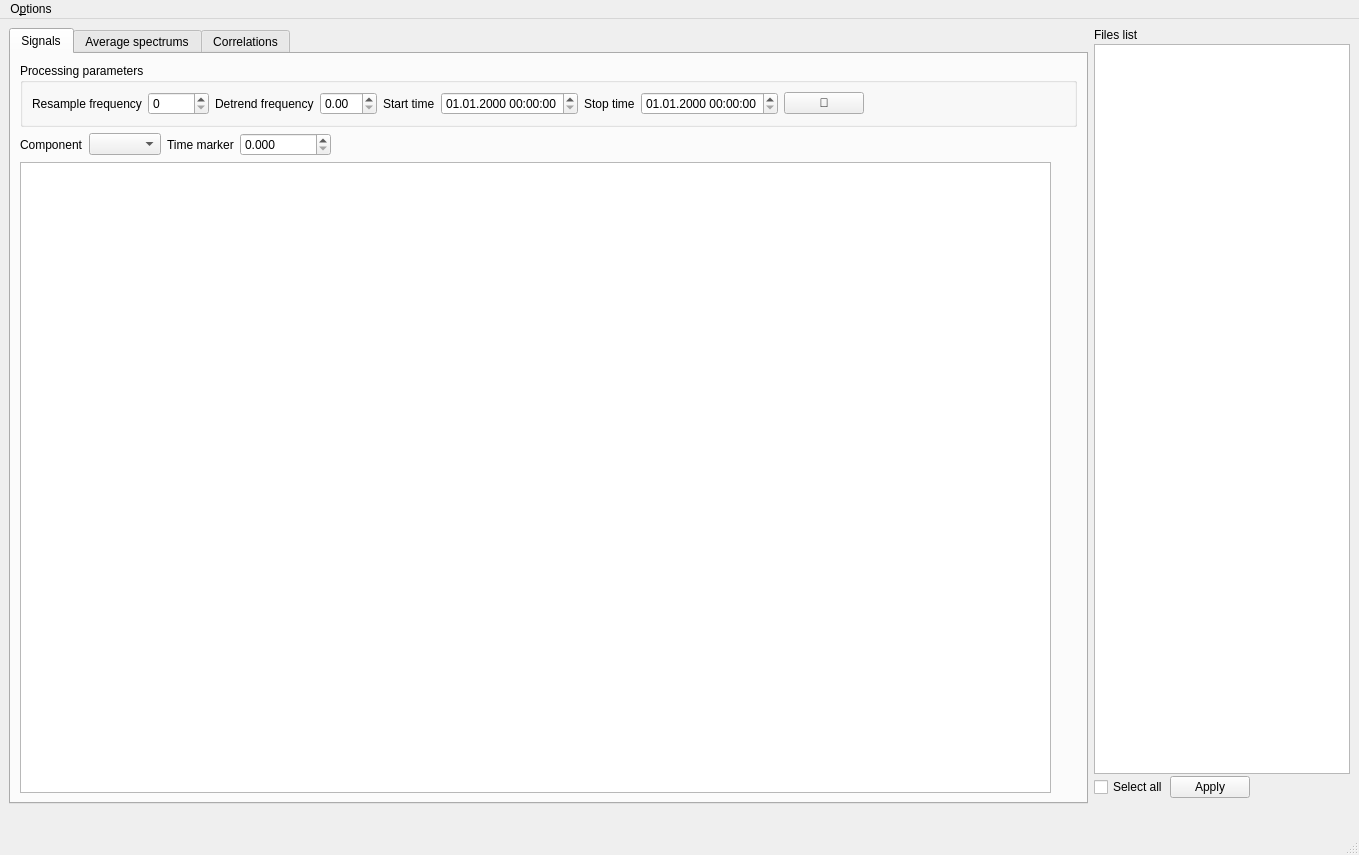
<?xml version="1.0" encoding="UTF-8"?>
<ui version="4.0">
 <class>MainWindow</class>
 <widget class="QMainWindow" name="MainWindow">
  <property name="windowModality">
   <enum>Qt::ApplicationModal</enum>
  </property>
  <property name="geometry">
   <rect>
    <x>0</x>
    <y>0</y>
    <width>1359</width>
    <height>855</height>
   </rect>
  </property>
  <property name="windowTitle">
   <string>Revise Viewer</string>
  </property>
  <widget class="QWidget" name="centralwidget">
   <layout class="QGridLayout" name="gridLayout_2">
    <item row="0" column="2" rowspan="2" colspan="3">
     <widget class="QTabWidget" name="tabWidget">
      <property name="currentIndex">
       <number>0</number>
      </property>
      <widget class="QWidget" name="tab">
       <attribute name="title">
        <string>Signals</string>
       </attribute>
       <layout class="QGridLayout" name="gridLayout_3">
        <item row="0" column="0" colspan="2">
         <widget class="QGroupBox" name="groupBox">
          <property name="title">
           <string>Processing parameters</string>
          </property>
          <layout class="QHBoxLayout" name="horizontalLayout_3">
           <item>
            <widget class="QLabel" name="label_6">
             <property name="text">
              <string>Resample frequency</string>
             </property>
            </widget>
           </item>
           <item>
            <widget class="QSpinBox" name="sbResampleFrequency">
             <property name="maximum">
              <number>10000</number>
             </property>
            </widget>
           </item>
           <item>
            <widget class="QLabel" name="label_13">
             <property name="text">
              <string>Detrend frequency</string>
             </property>
            </widget>
           </item>
           <item>
            <widget class="QDoubleSpinBox" name="sbDentendEdge"/>
           </item>
           <item>
            <widget class="QLabel" name="label_4">
             <property name="text">
              <string>Start time</string>
             </property>
            </widget>
           </item>
           <item>
            <widget class="QDateTimeEdit" name="dtStartTime">
             <property name="displayFormat">
              <string>dd.MM.yyyy HH:mm:ss</string>
             </property>
            </widget>
           </item>
           <item>
            <widget class="QLabel" name="label_5">
             <property name="text">
              <string>Stop time</string>
             </property>
            </widget>
           </item>
           <item>
            <widget class="QDateTimeEdit" name="dtStopTime">
             <property name="displayFormat">
              <string>dd.MM.yyyy HH:mm:ss</string>
             </property>
            </widget>
           </item>
           <item>
            <widget class="QPushButton" name="bUpdateSignalData">
             <property name="text">
              <string>🔄</string>
             </property>
            </widget>
           </item>
           <item>
            <spacer name="horizontalSpacer_9">
             <property name="orientation">
              <enum>Qt::Horizontal</enum>
             </property>
             <property name="sizeHint" stdset="0">
              <size>
               <width>40</width>
               <height>20</height>
              </size>
             </property>
            </spacer>
           </item>
          </layout>
         </widget>
        </item>
        <item row="2" column="0" rowspan="2">
         <widget class="PlotWidget" name="signalsPlot"/>
        </item>
        <item row="1" column="0" colspan="2">
         <layout class="QHBoxLayout" name="horizontalLayout_5">
          <item>
           <widget class="QLabel" name="label_2">
            <property name="text">
             <string>Component</string>
            </property>
           </widget>
          </item>
          <item>
           <widget class="QComboBox" name="cbSignalComponents"/>
          </item>
          <item>
           <widget class="QLabel" name="label_3">
            <property name="text">
             <string>Time marker</string>
            </property>
           </widget>
          </item>
          <item>
           <widget class="QDoubleSpinBox" name="sbSignalTimeMarker">
            <property name="decimals">
             <number>3</number>
            </property>
            <property name="maximum">
             <double>99990000.000000000000000</double>
            </property>
           </widget>
          </item>
          <item>
           <spacer name="horizontalSpacer_6">
            <property name="orientation">
             <enum>Qt::Horizontal</enum>
            </property>
            <property name="sizeHint" stdset="0">
             <size>
              <width>40</width>
              <height>20</height>
             </size>
            </property>
           </spacer>
          </item>
         </layout>
        </item>
        <item row="2" column="1">
         <spacer name="verticalSpacer">
          <property name="orientation">
           <enum>Qt::Vertical</enum>
          </property>
          <property name="sizeHint" stdset="0">
           <size>
            <width>20</width>
            <height>40</height>
           </size>
          </property>
         </spacer>
        </item>
       </layout>
      </widget>
      <widget class="QWidget" name="tab_2">
       <attribute name="title">
        <string>Average spectrums</string>
       </attribute>
       <layout class="QGridLayout" name="gridLayout">
        <item row="4" column="0">
         <widget class="GraphicsLayoutWidget" name="spectrumsPlot"/>
        </item>
        <item row="1" column="0">
         <widget class="QGroupBox" name="groupBox_5">
          <property name="title">
           <string>Visualization parameters</string>
          </property>
          <layout class="QHBoxLayout" name="horizontalLayout_4">
           <item>
            <widget class="QLabel" name="label_10">
             <property name="text">
              <string>Minimal frequency</string>
             </property>
            </widget>
           </item>
           <item>
            <widget class="QDoubleSpinBox" name="sbMinVisualFrequency">
             <property name="maximum">
              <double>1000.000000000000000</double>
             </property>
            </widget>
           </item>
           <item>
            <widget class="QLabel" name="label_11">
             <property name="text">
              <string>Maximal frequency</string>
             </property>
            </widget>
           </item>
           <item>
            <widget class="QDoubleSpinBox" name="sbMaxVisualFrequency">
             <property name="maximum">
              <double>1000.000000000000000</double>
             </property>
             <property name="value">
              <double>10.000000000000000</double>
             </property>
            </widget>
           </item>
           <item>
            <widget class="QRadioButton" name="rbOriginalSpectrums">
             <property name="text">
              <string>O&amp;riginal</string>
             </property>
            </widget>
           </item>
           <item>
            <widget class="QRadioButton" name="rbSmoothSpectrums">
             <property name="text">
              <string>S&amp;mooth</string>
             </property>
             <property name="checked">
              <bool>true</bool>
             </property>
            </widget>
           </item>
           <item>
            <spacer name="horizontalSpacer_3">
             <property name="orientation">
              <enum>Qt::Horizontal</enum>
             </property>
             <property name="sizeHint" stdset="0">
              <size>
               <width>40</width>
               <height>20</height>
              </size>
             </property>
            </spacer>
           </item>
          </layout>
         </widget>
        </item>
        <item row="0" column="0">
         <widget class="QGroupBox" name="groupBox_3">
          <property name="title">
           <string>Processing parameters</string>
          </property>
          <layout class="QHBoxLayout" name="horizontalLayout_8">
           <item>
            <widget class="QLabel" name="label_9">
             <property name="text">
              <string>Window size</string>
             </property>
            </widget>
           </item>
           <item>
            <widget class="QSpinBox" name="sbWindowSize">
             <property name="maximum">
              <number>100000</number>
             </property>
             <property name="value">
              <number>8192</number>
             </property>
            </widget>
           </item>
           <item>
            <widget class="QLabel" name="label_12">
             <property name="text">
              <string>Overlap size</string>
             </property>
            </widget>
           </item>
           <item>
            <widget class="QSpinBox" name="sbOverlapSize">
             <property name="maximum">
              <number>100000</number>
             </property>
             <property name="value">
              <number>4096</number>
             </property>
            </widget>
           </item>
           <item>
            <widget class="QLabel" name="label_7">
             <property name="text">
              <string>Marmett filter</string>
             </property>
            </widget>
           </item>
           <item>
            <widget class="QSpinBox" name="sbMarmettFilter">
             <property name="minimum">
              <number>1</number>
             </property>
             <property name="maximum">
              <number>999</number>
             </property>
             <property name="singleStep">
              <number>2</number>
             </property>
             <property name="value">
              <number>7</number>
             </property>
            </widget>
           </item>
           <item>
            <widget class="QLabel" name="label_8">
             <property name="text">
              <string>Median filter</string>
             </property>
            </widget>
           </item>
           <item>
            <widget class="QSpinBox" name="sbMedianFilter">
             <property name="minimum">
              <number>1</number>
             </property>
             <property name="maximum">
              <number>999</number>
             </property>
             <property name="singleStep">
              <number>2</number>
             </property>
             <property name="value">
              <number>7</number>
             </property>
            </widget>
           </item>
           <item>
            <widget class="QPushButton" name="bLoadSpectrums">
             <property name="text">
              <string>🔄</string>
             </property>
            </widget>
           </item>
           <item>
            <spacer name="horizontalSpacer_7">
             <property name="orientation">
              <enum>Qt::Horizontal</enum>
             </property>
             <property name="sizeHint" stdset="0">
              <size>
               <width>40</width>
               <height>20</height>
              </size>
             </property>
            </spacer>
           </item>
          </layout>
         </widget>
        </item>
        <item row="2" column="0">
         <layout class="QHBoxLayout" name="horizontalLayout_10">
          <item>
           <widget class="QLabel" name="label_14">
            <property name="text">
             <string>Component</string>
            </property>
           </widget>
          </item>
          <item>
           <widget class="QComboBox" name="cbSpectrumComponents"/>
          </item>
          <item>
           <spacer name="horizontalSpacer_8">
            <property name="orientation">
             <enum>Qt::Horizontal</enum>
            </property>
            <property name="sizeHint" stdset="0">
             <size>
              <width>40</width>
              <height>20</height>
             </size>
            </property>
           </spacer>
          </item>
         </layout>
        </item>
       </layout>
      </widget>
      <widget class="QWidget" name="tab_3">
       <attribute name="title">
        <string>Correlations</string>
       </attribute>
       <layout class="QGridLayout" name="gridLayout_4">
        <item row="0" column="0" colspan="2">
         <widget class="QGroupBox" name="groupBox_4">
          <property name="title">
           <string>Processing parameters</string>
          </property>
          <layout class="QHBoxLayout" name="horizontalLayout_11">
           <item>
            <widget class="QLabel" name="label_15">
             <property name="text">
              <string>Minimal frequency</string>
             </property>
            </widget>
           </item>
           <item>
            <widget class="QDoubleSpinBox" name="sbMinCorrelationFrequency">
             <property name="maximum">
              <double>1000.000000000000000</double>
             </property>
            </widget>
           </item>
           <item>
            <widget class="QLabel" name="label_16">
             <property name="text">
              <string>Maximal frequency</string>
             </property>
            </widget>
           </item>
           <item>
            <widget class="QDoubleSpinBox" name="sbMaxCorrelationFrequency">
             <property name="maximum">
              <double>1000.000000000000000</double>
             </property>
             <property name="value">
              <double>10.000000000000000</double>
             </property>
            </widget>
           </item>
           <item>
            <widget class="QCheckBox" name="cbUsingSmooth">
             <property name="text">
              <string>using smooth spectrums</string>
             </property>
             <property name="checked">
              <bool>true</bool>
             </property>
            </widget>
           </item>
           <item>
            <widget class="QPushButton" name="bLoadCorrelations">
             <property name="text">
              <string>🔄</string>
             </property>
            </widget>
           </item>
           <item>
            <spacer name="horizontalSpacer">
             <property name="orientation">
              <enum>Qt::Horizontal</enum>
             </property>
             <property name="sizeHint" stdset="0">
              <size>
               <width>40</width>
               <height>20</height>
              </size>
             </property>
            </spacer>
           </item>
          </layout>
         </widget>
        </item>
        <item row="1" column="0" colspan="2">
         <layout class="QHBoxLayout" name="horizontalLayout_12">
          <item>
           <widget class="QLabel" name="label_17">
            <property name="text">
             <string>Component</string>
            </property>
           </widget>
          </item>
          <item>
           <widget class="QComboBox" name="cbCorrelationComponents"/>
          </item>
          <item>
           <spacer name="horizontalSpacer_2">
            <property name="orientation">
             <enum>Qt::Horizontal</enum>
            </property>
            <property name="sizeHint" stdset="0">
             <size>
              <width>40</width>
              <height>20</height>
             </size>
            </property>
           </spacer>
          </item>
         </layout>
        </item>
        <item row="2" column="0" colspan="2">
         <widget class="GraphicsLayoutWidget" name="correlationsPlot"/>
        </item>
       </layout>
      </widget>
     </widget>
    </item>
    <item row="0" column="5" colspan="2">
     <layout class="QVBoxLayout" name="verticalLayout">
      <property name="spacing">
       <number>2</number>
      </property>
      <property name="sizeConstraint">
       <enum>QLayout::SetDefaultConstraint</enum>
      </property>
      <item>
       <widget class="QLabel" name="label">
        <property name="text">
         <string>Files list</string>
        </property>
       </widget>
      </item>
      <item>
       <layout class="QHBoxLayout" name="horizontalLayout">
        <item>
         <widget class="QListWidget" name="lFilesList">
          <property name="acceptDrops">
           <bool>false</bool>
          </property>
         </widget>
        </item>
       </layout>
      </item>
      <item>
       <layout class="QHBoxLayout" name="horizontalLayout_2">
        <item>
         <widget class="QCheckBox" name="cbSelectAll">
          <property name="text">
           <string>Select all</string>
          </property>
         </widget>
        </item>
        <item>
         <widget class="QPushButton" name="bApply">
          <property name="text">
           <string>Apply</string>
          </property>
         </widget>
        </item>
        <item>
         <spacer name="horizontalSpacer_4">
          <property name="orientation">
           <enum>Qt::Horizontal</enum>
          </property>
          <property name="sizeHint" stdset="0">
           <size>
            <width>40</width>
            <height>20</height>
           </size>
          </property>
         </spacer>
        </item>
       </layout>
      </item>
     </layout>
    </item>
    <item row="2" column="4">
     <spacer name="horizontalSpacer_5">
      <property name="orientation">
       <enum>Qt::Horizontal</enum>
      </property>
      <property name="sizeHint" stdset="0">
       <size>
        <width>40</width>
        <height>20</height>
       </size>
      </property>
     </spacer>
    </item>
   </layout>
  </widget>
  <widget class="QMenuBar" name="menubar">
   <property name="geometry">
    <rect>
     <x>0</x>
     <y>0</y>
     <width>1359</width>
     <height>22</height>
    </rect>
   </property>
   <widget class="QMenu" name="menuOptions">
    <property name="title">
     <string>O&amp;ptions</string>
    </property>
    <addaction name="aExport"/>
   </widget>
   <addaction name="menuOptions"/>
  </widget>
  <widget class="QStatusBar" name="statusBar"/>
  <action name="aExport">
   <property name="text">
    <string>&amp;Export</string>
   </property>
  </action>
 </widget>
 <customwidgets>
  <customwidget>
   <class>PlotWidget</class>
   <extends>QGraphicsView</extends>
   <header>pyqtgraph.h</header>
  </customwidget>
  <customwidget>
   <class>GraphicsLayoutWidget</class>
   <extends>QGraphicsView</extends>
   <header location="global">pyqtgraph.h</header>
  </customwidget>
 </customwidgets>
 <tabstops>
  <tabstop>tabWidget</tabstop>
  <tabstop>sbResampleFrequency</tabstop>
  <tabstop>sbDentendEdge</tabstop>
  <tabstop>dtStartTime</tabstop>
  <tabstop>dtStopTime</tabstop>
  <tabstop>bUpdateSignalData</tabstop>
  <tabstop>cbSignalComponents</tabstop>
  <tabstop>sbSignalTimeMarker</tabstop>
  <tabstop>lFilesList</tabstop>
  <tabstop>cbSelectAll</tabstop>
  <tabstop>bApply</tabstop>
  <tabstop>signalsPlot</tabstop>
  <tabstop>sbWindowSize</tabstop>
  <tabstop>sbOverlapSize</tabstop>
  <tabstop>sbMarmettFilter</tabstop>
  <tabstop>sbMedianFilter</tabstop>
  <tabstop>bLoadSpectrums</tabstop>
  <tabstop>sbMinVisualFrequency</tabstop>
  <tabstop>sbMaxVisualFrequency</tabstop>
  <tabstop>rbOriginalSpectrums</tabstop>
  <tabstop>rbSmoothSpectrums</tabstop>
  <tabstop>cbSpectrumComponents</tabstop>
  <tabstop>spectrumsPlot</tabstop>
  <tabstop>sbMinCorrelationFrequency</tabstop>
  <tabstop>sbMaxCorrelationFrequency</tabstop>
  <tabstop>cbUsingSmooth</tabstop>
  <tabstop>bLoadCorrelations</tabstop>
  <tabstop>cbCorrelationComponents</tabstop>
  <tabstop>correlationsPlot</tabstop>
 </tabstops>
 <resources/>
 <connections/>
</ui>
